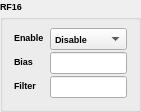
  <widget class="QGroupBox" name="rf16">
   <property name="geometry">
    <rect>
     <x>420</x>
     <y>180</y>
     <width>141</width>
     <height>91</height>
    </rect>
   </property>
   <property name="font">
    <font>
     <family>Microsoft YaHei UI</family>
     <pointsize>7</pointsize>
     <weight>75</weight>
     <bold>true</bold>
    </font>
   </property>
   <property name="title">
    <string>RF16</string>
   </property>
   <layout class="QVBoxLayout" name="verticalLayout_6">
    <item>
     <layout class="QFormLayout" name="rf16Layout">
      <property name="verticalSpacing">
       <number>2</number>
      </property>
      <item row="0" column="0">
       <widget class="QLabel" name="enableLabel_rf16">
        <property name="text">
         <string>Enable</string>
        </property>
       </widget>
      </item>
      <item row="0" column="1">
       <widget class="QComboBox" name="enableComboBox_rf16">
        <item>
         <property name="text">
          <string>Disable</string>
         </property>
        </item>
        <item>
         <property name="text">
          <string>Enable</string>
         </property>
        </item>
       </widget>
      </item>
      <item row="1" column="0">
       <widget class="QLabel" name="biasLabel">
        <property name="text">
         <string>Bias</string>
        </property>
       </widget>
      </item>
      <item row="1" column="1">
       <widget class="QLineEdit" name="biasLineEdit"/>
      </item>
      <item row="2" column="0">
       <widget class="QLabel" name="filterLabel">
        <property name="text">
         <string>Filter</string>
        </property>
       </widget>
      </item>
      <item row="2" column="1">
       <widget class="QLineEdit" name="filterLineEdit"/>
      </item>
     </layout>
    </item>
   </layout>
  </widget>
